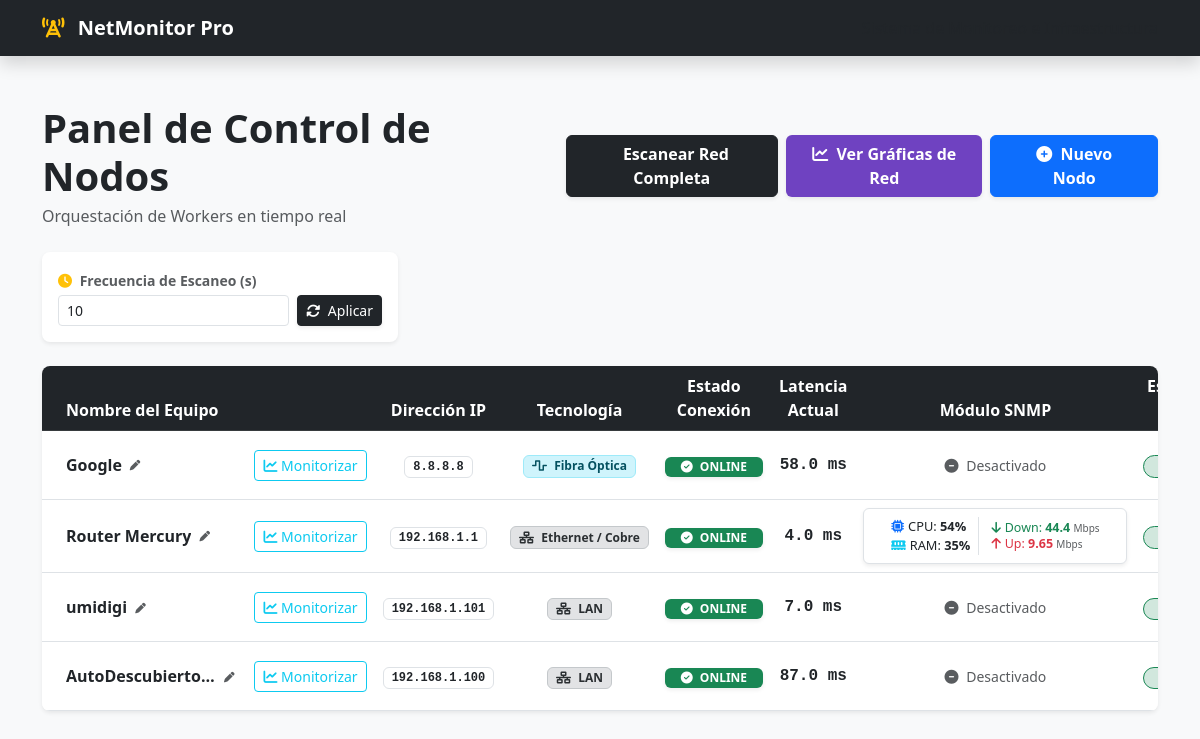
The page / on the database its author committed.
### monitor_app/models.py (models this page shows, shortened)
class Nodo(models.Model):
    TECNOLOGIAS = [
        ("FO", "Fibra Óptica"),
        ("RE", "Radioenlace"),
        ("ETH", "Ethernet / Cobre"),
    ]
    nombre = models.CharField(max_length=100, unique=True)
    ip = models.GenericIPAddressField(unique=True)
    ubicacion = models.CharField(max_length=200, blank=True)
    tecnologia = models.CharField(
        max_length=3, choices=TECNOLOGIAS, default="FO"
    )
    monitoreo_activo = models.BooleanField(default=True)
    comunidad_snmp = models.CharField(
        max_length=50, default="public", blank=True
    )
    snmp_activo = models.BooleanField(default=False)
    creado_en = models.DateTimeField(auto_now_add=True)

class HistorialMetricas(models.Model):
    ESTADOS = [
        ("ONLINE", "Online"),
        ("DEGRADADO", "Degradado"),
        ("OFFLINE", "Offline"),
    ]
    nodo = models.ForeignKey(
        Nodo, on_delete=models.CASCADE, related_name="metricas"
    )
    timestamp = models.DateTimeField(auto_now_add=True)
    estado = models.CharField(max_length=10, choices=ESTADOS)
    latencia = models.FloatField()
    perdida = models.IntegerField()
    snmp_cpu = models.IntegerField(null=True, blank=True, help_text="Uso de CPU %")
    snmp_ram = models.IntegerField(null=True, blank=True, help_text="Uso de RAM %")
    velocidad_max_download = models.FloatField(
        null=True, blank=True, help_text="Mbps de Bajada (Speedtest)"
    )
    velocidad_max_subida = models.FloatField(null=True, blank=True, help_text="Mbps de Subida")
    class Meta:
        ordering = ["-timestamp"]

### monitor_app/views.py (the view)
# urls.py: path('', dashboard, name='dashboard'), # Nuestra página principal limpia
def dashboard(request):
    nodos = Nodo.objects.all()
    config, _ = ConfiguracionGlobal.objects.get_or_create(id=1)
    for nodo in nodos:
        ultima_metrica = nodo.metricas.first()
        if ultima_metrica:
            nodo.ultimo_estado = ultima_metrica.estado
            nodo.ultima_latencia = f"{ultima_metrica.latencia} ms"
        else:
            nodo.ultimo_estado = "SIN DATOS"
            nodo.ultima_latencia = "--"
    return render(request, 'monitor_app/dashboard.html', {
        'nodos': nodos,
        'intervalo_actual': config.intervalo_snmp
    })

### monitor_app/templates/monitor_app/dashboard.html (shortened to what this page needs)
<!DOCTYPE html>
<html lang="es">
<head>
    <link href="https://cdn.jsdelivr.net/npm/bootstrap@5.3.0/dist/css/bootstrap.min.css" rel="stylesheet">
    <link rel="stylesheet" href="https://cdnjs.cloudflare.com/ajax/libs/font-awesome/6.5.1/css/all.min.css">
</head>
<body class="bg-light">
    <nav class="navbar navbar-expand-lg navbar-dark bg-dark shadow">
        <div class="container">
            <a class="navbar-brand fw-bold" href="#">
                <i class="fa-solid fa-tower-cell text-warning me-2"></i> NetMonitor Pro
            </a>
            <span class="navbar-text d-none d-md-inline text-muted">
            </span>
        </div>
    </nav>
    <div class="container my-5">
        <div class="d-flex flex-column flex-md-row justify-content-between align-items-md-center gap-3 mb-4">
            <div>
                <h1 class="fw-bold text-dark mb-1">Panel de Control de Nodos</h1>
                <p class="text-muted mb-0">Orquestación de Workers en tiempo real</p>
            </div>
            <div class="d-flex gap-2">
                <a href="{% url 'barrido_red_local' %}" class="btn btn-dark shadow-sm fw-bold align-self-center">
                     Escanear Red Completa
                </a>
                <a href="{% url 'vista_graficas' %}" class="btn text-white shadow-sm fw-bold align-self-center"
                    style="background-color: #6f42c1;">
                    <i class="fa-solid fa-chart-line me-1"></i> Ver Gráficas de Red
                </a>
                <a href="/admin/monitor_app/nodo/add/" target="_blank"
                    class="btn btn-primary shadow-sm fw-bold px-4 align-self-center">
                    <i class="fa-solid fa-plus-circle me-1"></i> Nuevo Nodo
                </a>
            </div>
        </div>
        <div class="row mb-4">
            <div class="col-12 col-md-4">
                <div class="card shadow-sm border-0 rounded-3 p-3 bg-white">
                    <form action="{% url 'actualizar_intervalo' %}" method="POST"
                        class="d-flex align-items-center gap-2">
                        <div class="flex-grow-1">
                            <label class="form-label small fw-bold text-muted mb-1">
                                <i class="fa-solid fa-clock text-warning me-1"></i> Frecuencia de Escaneo (s)
                            </label>
                            <input type="number" name="intervalo" class="form-control form-control-sm"
                                value="{{ intervalo_actual }}" min="1" required>
                        </div>
                        <button type="submit" class="btn btn-sm btn-dark align-self-end shadow-sm">
                            <i class="fa-solid fa-rotate me-1"></i> Aplicar
                        </button>
                    </form>
                </div>
            </div>
        </div>
        <div class="card shadow-sm border-0 rounded-3 overflow-hidden">
            <div class="card-body p-0">
                <div class="table-responsive">
                    <table class="table table-hover align-middle mb-0 text-center">
                        <thead class="table-dark">
                            <tr>
                                <th class="text-start ps-4" style="min-width: 260px;">Nombre del Equipo</th>
                                <th>Dirección IP</th>
                                <th>Tecnología</th>
                                <th>Estado Conexión</th>
                                <th>Latencia Actual</th>
                                <th style="min-width: 280px;">Módulo SNMP</th>
                                <th>Estatus del Escáner</th>
                            </tr>
                        </thead>
                        <tbody>
                            {% for nodo in nodos %}
                            <tr>
                                <td class="text-start ps-4">
                                    <div class="d-flex align-items-center justify-content-between gap-2">
                                        <div class="d-flex align-items-center text-truncate me-2">
                                            <span id="nombre-texto-{{ nodo.id }}"
                                                class="fw-bold text-dark text-truncate me-1">{{ nodo.nombre }}</span>
                                            <button class="btn btn-sm text-muted p-1 border-0"
                                                onclick="activarEdicionNombre('{{ nodo.id }}')">
                                            </button>
                                        </div>
                                        <a href="{% url 'vista_graficas' nodo.id %}"
                                            class="btn btn-sm btn-outline-info flex-shrink-0" title="Ver Osciloscopio">
                                            <i class="fa-solid fa-chart-line"></i> Monitorizar
                                        </a>
                                    </div>
                                </td>
                                <td>
                                    <span
                                        class="badge bg-white text-dark border font-monospace px-2 py-1">{{ nodo.ip }}</span>
                                </td>
                                <td>
                                    {% if nodo.tecnologia == "FO" %}
                                    <span class="badge bg-info-subtle text-info-emphasis border border-info-subtle">
                                        <i class="fa-solid fa-wave-square me-1"></i> {{ nodo.get_tecnologia_display }}
                                    </span>
                                    {% elif nodo.tecnologia == "RE" %}
                                    <span
                                        class="badge bg-warning-subtle text-warning-emphasis border border-warning-subtle">
                                        <i class="fa-solid fa-wifi me-1"></i> {{ nodo.get_tecnologia_display }}
                                    </span>
                                    {% else %}
                                    <span
                                        class="badge bg-secondary-subtle text-secondary-emphasis border border-secondary-subtle">
                                        <i class="fa-solid fa-network-wired me-1"></i> {{ nodo.get_tecnologia_display }}
                                    </span>
                                    {% endif %}
                                </td>
                                <td id="estado-{{ nodo.id }}">
                                    {% if nodo.ultimo_estado == "ONLINE" %}
                                    <span class="badge bg-success text-white px-3 py-1.5 shadow-sm"><i
                                            class="fa-solid fa-circle-check me-1"></i> ONLINE</span>
                                    {% elif nodo.ultimo_estado == "DEGRADADO" %}
                                    <span class="badge bg-warning text-dark px-3 py-1.5 shadow-sm"><i
                                            class="fa-solid fa-triangle-exclamation me-1"></i> DEGRADADO</span>
                                    {% elif nodo.ultimo_estado == "OFFLINE" %}
                                    <span class="badge bg-danger text-white px-3 py-1.5 shadow-sm"><i
                                            class="fa-solid fa-circle-xmark me-1"></i> OFFLINE</span>
                                    {% elif nodo.ultimo_estado == "DESACTIVADO" %}
                                    <span class="badge bg-dark text-muted px-3 py-1.5 shadow-sm"><i
                                            class="fa-solid fa-power-off me-1"></i> APAGADO</span>
                                    {% else %}
                                    <span class="badge bg-secondary text-white px-3 py-1.5"><i
                                            class="fa-solid fa-question me-1"></i> SIN LECTURAS</span>
                                    {% endif %}
                                </td>
                                <td id="latencia-{{ nodo.id }}" class="font-monospace fw-bold text-dark">
                                    {{ nodo.ultima_latencia }}
                                </td>
                                <td>
                                    {% if nodo.snmp_activo %}
                                    <div class="d-flex align-items-center justify-content-center gap-2 bg-white p-2 border rounded shadow-sm mx-auto"
                                        style="max-width: 320px;">
                                        <div class="text-start border-end pe-2" style="font-size: 0.8rem;">
                                            <span class="d-block text-dark"><i
                                                    class="fa-solid fa-microchip text-primary me-1"></i>CPU:
                                                <strong>{% if nodo.metricas.first.snmp_cpu %}{{ nodo.metricas.first.snmp_cpu }}%{% else %}--{% endif %}</strong></span>
                                            <span class="d-block text-dark"><i
                                                    class="fa-solid fa-memory text-info me-1"></i>RAM:
                                                <strong>{% if nodo.metricas.first.snmp_ram %}{{ nodo.metricas.first.snmp_ram }}%{% else %}--{% endif %}</strong></span>
                                        </div>
                                        <div class="text-start ps-1" style="font-size: 0.78rem; line-height: 1.3;">
                                            <span class="d-block text-success">
                                                <i class="fa-solid fa-arrow-down me-1"></i>Down:
                                                <strong>{{ nodo.metricas.first.velocidad_max_download|default:"0.0" }}</strong>
                                                <span class="text-muted" style="font-size: 10px;">Mbps</span>
                                            </span>
                                            <span class="d-block text-danger">
                                                <i class="fa-solid fa-arrow-up me-1"></i>Up:
                                                <strong>{{ nodo.metricas.first.velocidad_max_subida|default:"0.0" }}</strong>
                                                <span class="text-muted" style="font-size: 10px;">Mbps</span>
                                            </span>
                                        </div>
                                    </div>
                                    {% else %}
                                    <span class="text-muted small"><i class="fa-solid fa-circle-minus me-1"></i>
                                        Desactivado</span>
                                    {% endif %}
                                </td>
                                <td>
                                    {% if nodo.monitoreo_activo %}
                                    <span
                                        class="badge rounded-pill bg-success-subtle text-success border border-success px-3 py-1.5"> ACTIVO</span>
                                    {% else %}
                                    <span
                                        class="badge rounded-pill bg-danger-subtle text-danger border border-danger px-3 py-1.5"><i
                                            class="fa-solid fa-pause me-1"></i> PAUSADO</span>
                                    {% endif %}
                                </td>
                            </tr>
                            {% endfor %}
                        </tbody>
                    </table>
                </div>
            </div>
        </div>
    </div>
</body>
</html>

### rows shown on the page
Nodo: nombre "Google", ip "8.8.8.8", tecnologia "Fibra Óptica", shows "ONLINE", ultima_latencia "58.0 ms", snmp_activo False (drawn)
Nodo: nombre "Router Mercury", ip "192.168.1.1", tecnologia "Ethernet / Cobre", shows "ONLINE", ultima_latencia "4.0 ms", metricas.first.snmp_cpu "54", metricas.first.snmp_ram "35", metricas.first.velocidad_max_download "44.4", metricas.first.velocidad_max_subida "9.65"
Nodo: nombre "umidigi", ip "192.168.1.101", tecnologia "LAN", shows "ONLINE", ultima_latencia "7.0 ms", snmp_activo False (drawn)
Nodo: nombre "AutoDescubierto…", ip "192.168.1.100", tecnologia "LAN", shows "ONLINE", ultima_latencia "87.0 ms", snmp_activo False (drawn)
